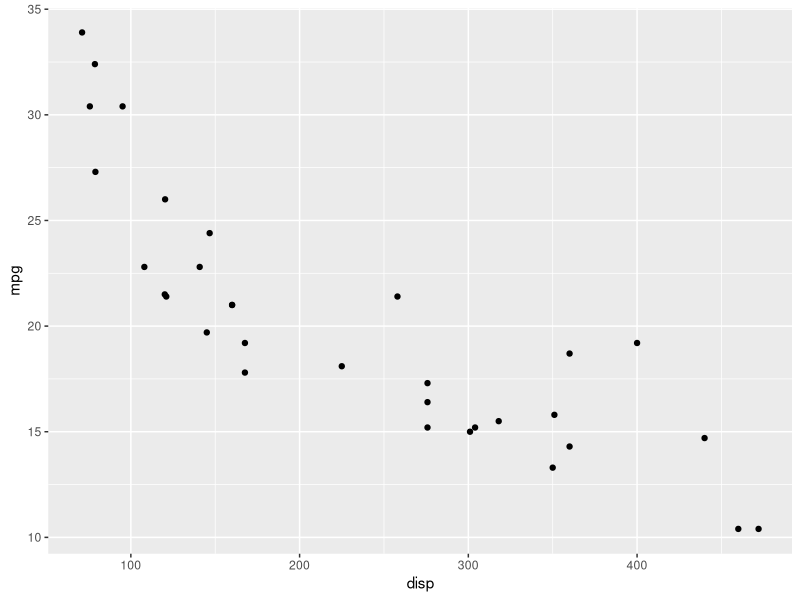
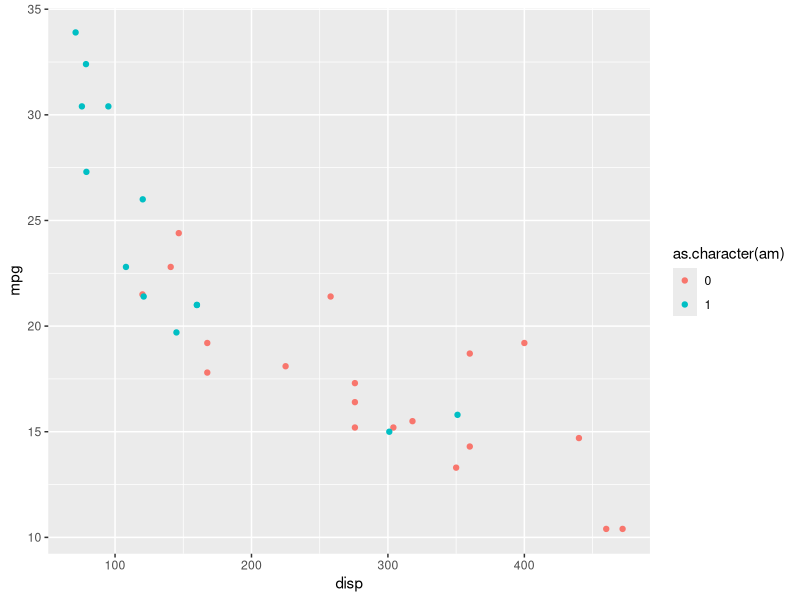
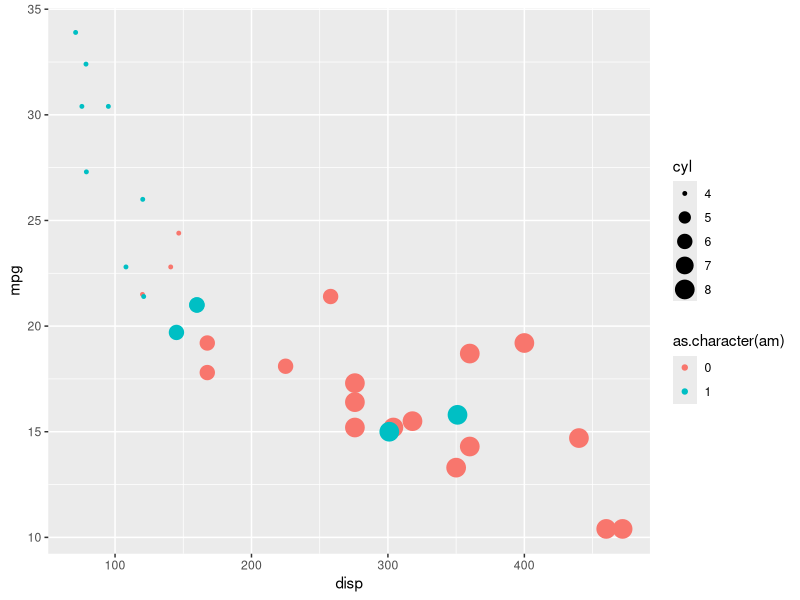
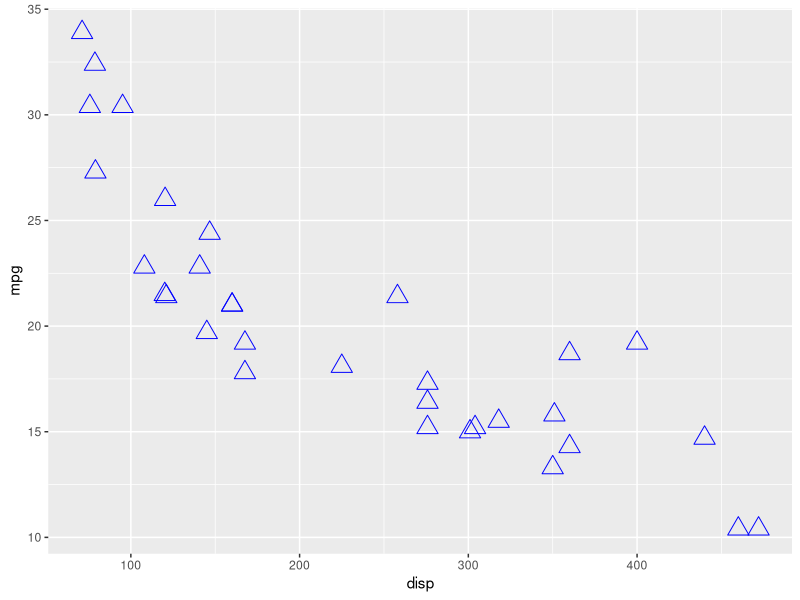
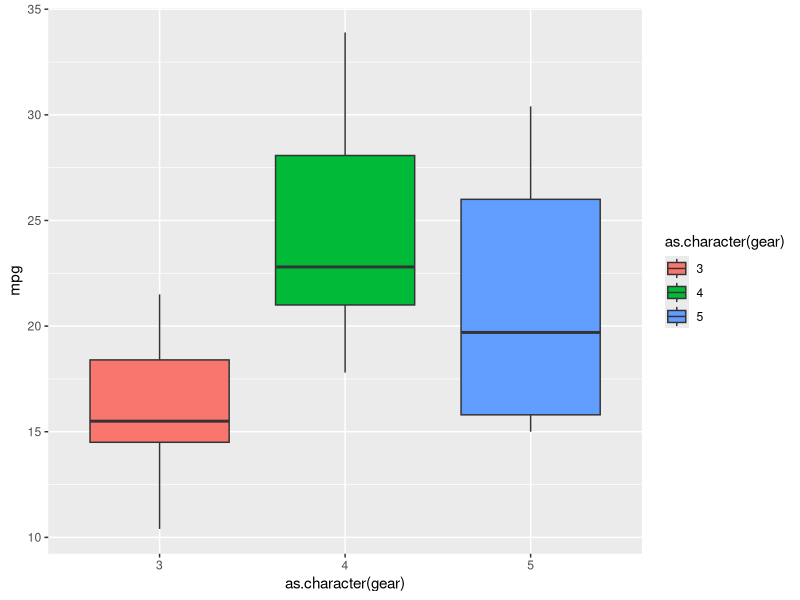
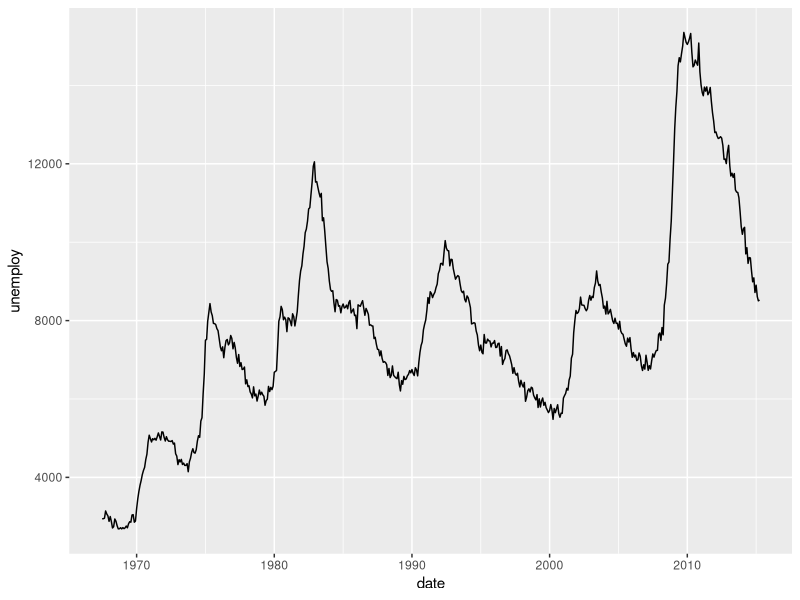
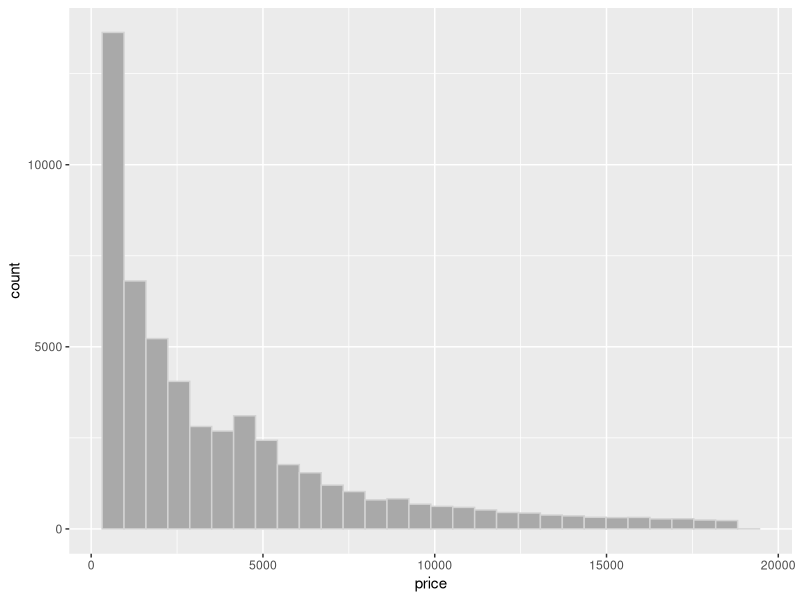
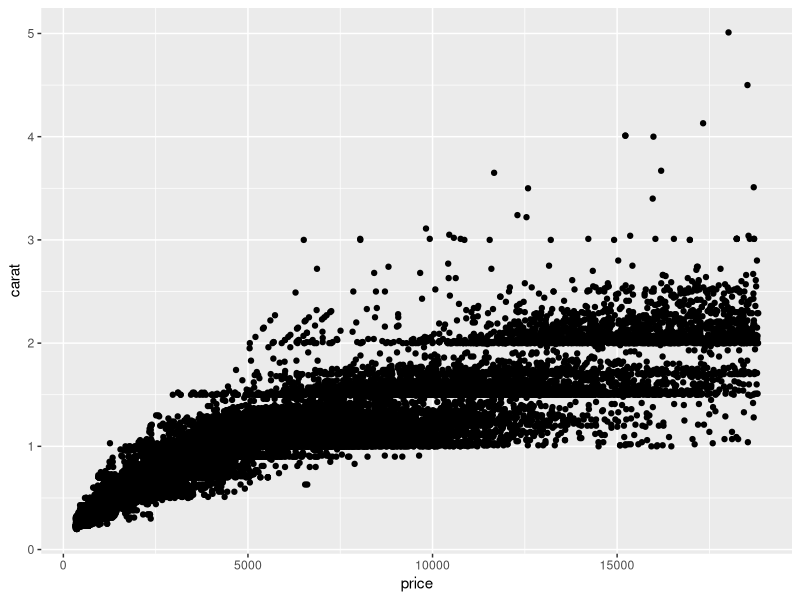

The R source for these figures, in order: (Note: this script raises an error after producing the figures.)
#install.packages("ggplot2")
#install.packages("maps")
#Pastel on Dark
library(ggplot2)

head(mtcars)

#primeiro banco, dps quais variáveis irei usar e o tipo de gráfico = + geom_point()
ggplot(data = mtcars, aes(x = disp, y = mpg)) + geom_point()
#posso dividir o bd dos dados, da na mesma! 
ggplot(data = mtcars) + geom_point(aes(x = disp, y = mpg, colour = as.character(am)))

ggplot(data = mtcars) + geom_point(aes(x = disp, y = mpg, colour = as.character(am), size = cyl))

ggplot(data = mtcars) +
  geom_point(aes(x = disp, y = mpg), colour = "blue", size = 5, 
             shape = 2) #Aqui ele irá aplicar para todos os pontos, se eu quero aplicar para somente um tipo, coloco dentro do aes

ggplot(data = mtcars) +
  geom_boxplot(aes(x = as.character(gear), y = mpg, 
                   fill = as.character(gear)))


##
head(economics)
ggplot(economics, aes(date, unemploy)) + geom_line()

############################################################

ggplot(diamonds) + 
  geom_histogram(aes(price), color = 'light grey', fill = 'dark grey')

#banco de dados muito grande, visualização do gráfico fica ruim!
ggplot(data = diamonds) + 
  geom_point(aes(x = price, y = carat))

ggplot(data = diamonds) + 
  geom_point(aes(x = price, y = carat, color = cut), alpha = 0.1) +
  facet_wrap(~cut)
#editando alpha, edito a transparência dos pontos, tornando escuro como era antes somente onde há encontro de 10 pontos (no caso de 0.1)
#facet_wrap = separar os gráficos de acordo com o cut

ggplot(data = diamonds, aes(y = price, x = carat, color = cut)) + 
  geom_point(aes(color =  cut)) +
  geom_point(alpha = 0.1, size = 3) +
  facet_wrap(~cut) +
  labs(x = "Peso", y = "Preço", colour = "Corte") #define nome dos aspectos

###############################################################

library(dplyr)
library(tidyr)

view(economics)

ggplot(economics, aes(x = date, y = unemploy)) + geom_line()
ggplot(economics, aes(x = date, y = uempmed)) + geom_line()

#escalas dos dois diferentes, então:
#padronizo os 2 e deixo na msma escala:

economics %>%
  mutate(unemploy = ((unemploy - min(unemploy))/(max(unemploy) - min(unemploy))),
         uempmed = ((uempmed - min(uempmed))/(max(uempmed) - min(uempmed)))
  ) %>%
  ggplot(aes(date, unemploy)) + 
  geom_line() +
  geom_line(aes(y = uempmed), colour = "blue")


#padronizandos de outro jeito (melhor q o primeiro):
economics %>%
  select(date, unemploy, uempmed) %>%
  gather(indice, valor, -date) %>%
  group_by(indice) %>% 
  mutate(valor_padronizado = ((valor - min(valor))/(max(valor) - min(valor)))) %>%
  ggplot(aes(x = date, y = valor_padronizado, color = indice)) + geom_line() +
  scale_color_manual("Índice", values = c("grey", "sky blue"),
                     labels = c("Desemprego", "Tempo Desemprego")
                     ) +
  labs(x = "Data", y = "Valor")


#Colocar uma reta de regressão em um gráfico de dispersão:
ggplot(data = diamonds, aes(y = price, x = carat)) + 
  geom_point() + 
  geom_abline(intercept = -2256.361, slope = 7756.426, color = "light grey", 
              linetype = "dashed", size = 1)

#retorna slope (coef angular) e intercept
coef(lm(price ~ carat, data = diamonds))

#Outro jeito de aplicar:
ggplot(data = diamonds %>% sample_n(1000), aes(y = price, x = carat)) + 
  geom_point() + 
  geom_smooth(method = "lm") #ele tbm traz intervalo de confiança
#com smooth, paraca cada modelo de cut ele vai ajeitar:
ggplot(data = diamonds %>% sample_n(1000), aes(y = price, x = carat, color = cut)) + 
  geom_point() + 
  geom_smooth(method = "lm") +
  facet_wrap(~cut)


####Gráfico de barra: Quantidade de veículos por classe
diamonds %>%
  group_by(cut) %>%
  summarise(n = n()) %>%
  ggplot(aes(x = cut, y = n)) +
  geom_bar(stat = "identity")

# Mais fácil:
ggplot(diamonds, aes(x = cut)) +
  geom_bar()

####Mapa das ocorrências:
mapa <- map_data("world")

quakes %>%
  ggplot(aes(x=long, y=lat)) +
  geom_density2d(aes(size=stations)) +
  geom_map(aes(map_id=region), map=mapa, data=mapa)
